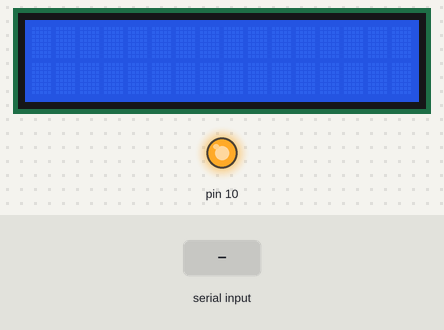
This sketch was run on a simulated Arduino Uno, built with avr-gcc and run on an emulated ATmega328P. Parts: 16×2 character LCD, output pins drawn as LEDs (lit = HIGH). The inputs (shaded band) are chosen by the test bench. What the sketch prints to the serial monitor is not drawn.

Above: at 1.2 s.
1.3 s: "A" received over Serial
At 1.8 s:
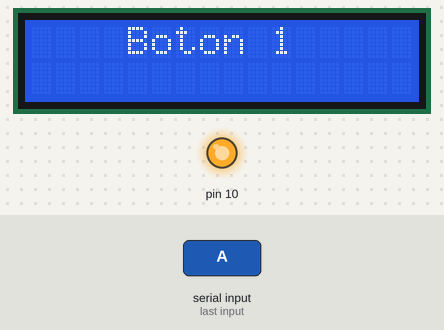
2.8 s: "B" received over Serial
At 4.2 s:
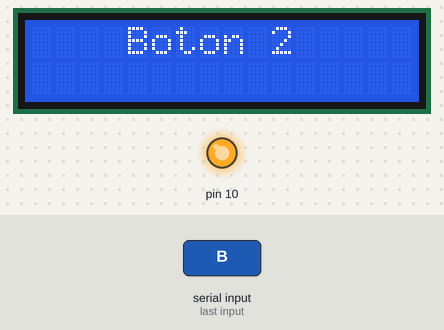
Timing chart, 0 to 5.8 s (numbered marks = the images above; inputs shaded):
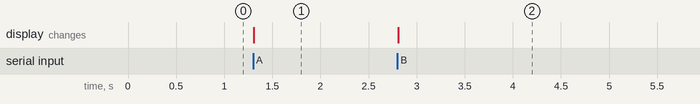

Measured:
- after the input at 1.3 s, the display: changes at once (image 1)
- after the input at 2.8 s, the display: changes at once (image 2)

The sketch:

BluetoothLCD.ino
```cpp
#include <LiquidCrystal_I2C.h>
#include <Wire.h>
#include<SPI.h>
#include<MFRC522.h>

int Opc='C';
int pin8 = 2;
LiquidCrystal_I2C lcd(0x27,2,1,0,4,5,6,7);

void setup(){
  Serial.begin(9600);
   SPI.begin();
   lcd.begin (16,2);
   lcd.setBacklightPin(3,POSITIVE);
   lcd.setBacklight(HIGH);
   lcd.setCursor(0,0);
   lcd.print("");

}

void loop(){
    if(Serial.available()>0){

    Opc = Serial.read();
    Serial.println(Opc);

    switch(Opc){
      case 'A': lcd.setCursor(4,0); lcd.print("Boton 1"); break;
      case 'B': lcd.setCursor(4,0); lcd.print("Boton 2"); break;
      case 'C': lcd.setCursor(4,0); lcd.print("Boton 3");  break;

      default:
      digitalWrite(pin8,HIGH); delay(2000); digitalWrite(pin8,LOW);
      break;


      }
    }
  }
```
